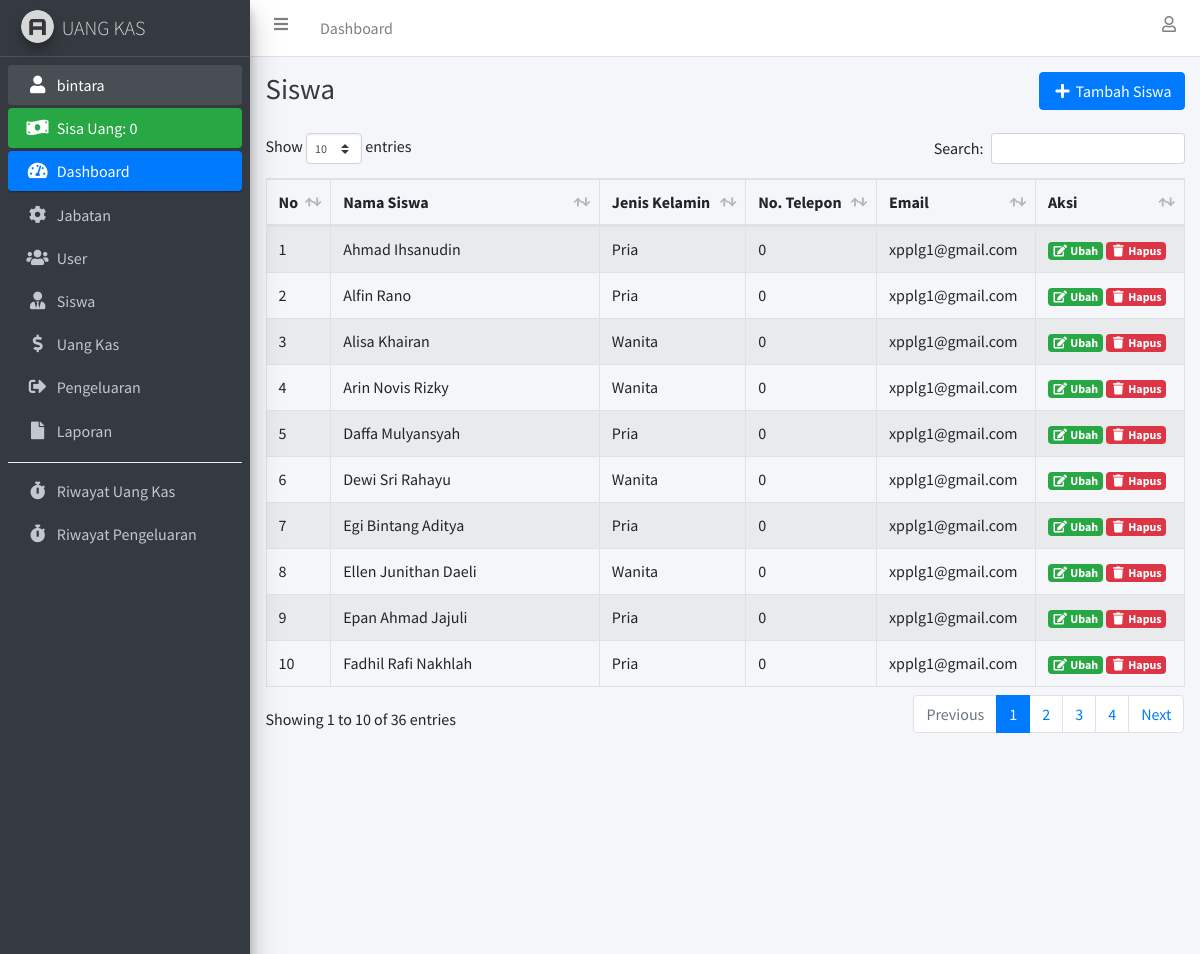
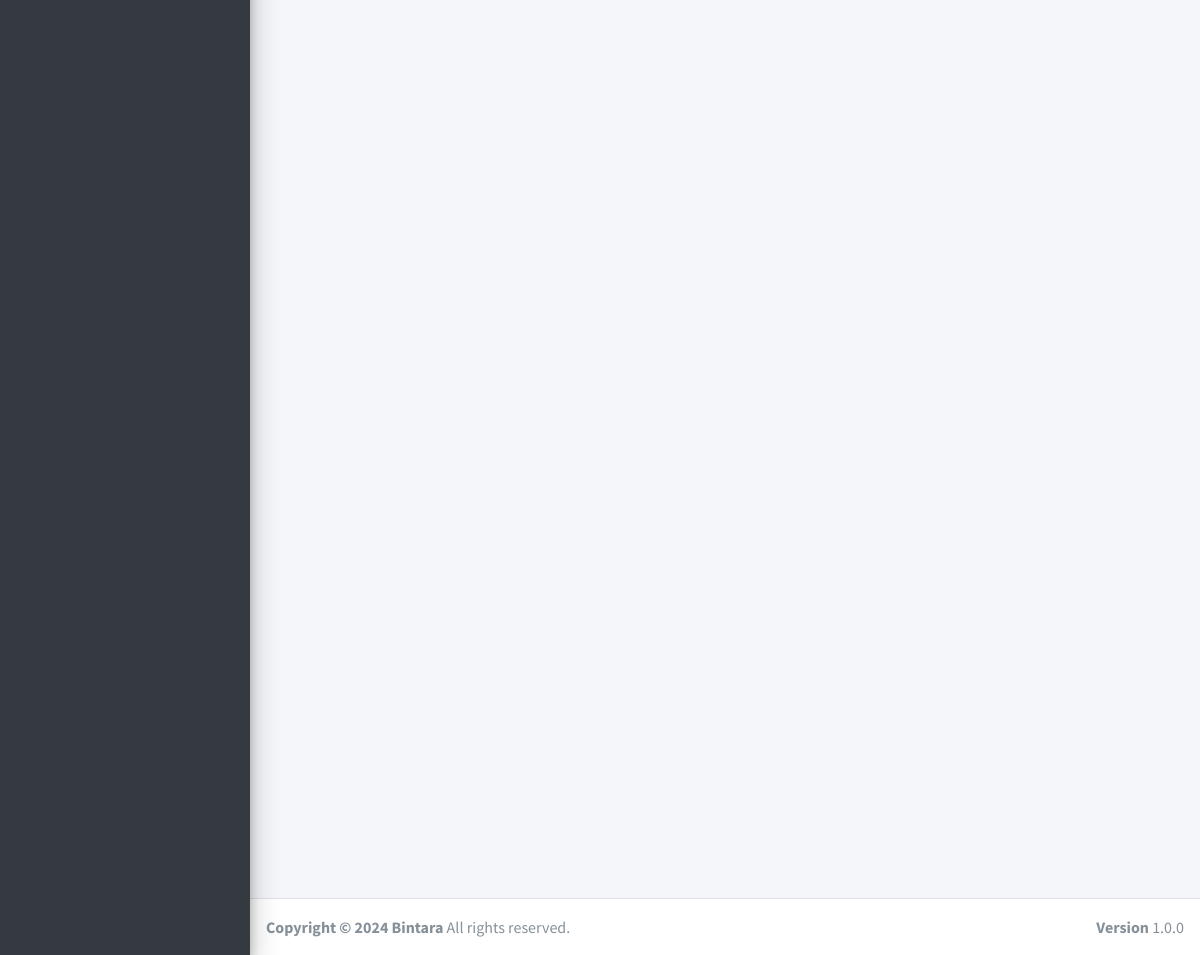
Page /siswa.php (signed in) on the committed database (2 pictures, top to bottom).
### tables this page shows
CREATE TABLE `user` (
  `id_user` int(11) NOT NULL,
  `nama_lengkap` varchar(100) NOT NULL,
  `username` varchar(100) NOT NULL,
  `password` varchar(255) NOT NULL,
  `id_jabatan` int(11) NOT NULL
);

CREATE TABLE `siswa` (
  `id_siswa` int(11) NOT NULL,
  `nama_siswa` varchar(100) NOT NULL,
  `jenis_kelamin` enum('pria','wanita') NOT NULL,
  `no_telepon` varchar(25) NOT NULL,
  `email` varchar(255) NOT NULL
);

### connection.php (called while the page is built, shortened)
<?php
	$host		= "localhost";
	$username	= "root";
	$password	= "";
	$database	= "uang_kas";
	$conn 		= mysqli_connect($host, $username, $password, $database);
if (isset($_SESSION['id_user'])) {
	function dataUser() {
		global $conn;
		$id_user = $_SESSION['id_user'];
		return mysqli_fetch_assoc(mysqli_query($conn, "SELECT * FROM user INNER JOIN jabatan ON user.id_jabatan = jabatan.id_jabatan WHERE id_user = '$id_user'"));
	}
}

### siswa.php (the view, shortened to what this page needs)
<?php
require 'connection.php';
$siswa = mysqli_query($conn, "SELECT * FROM siswa ORDER BY nama_siswa ASC");
?>
<!DOCTYPE html>
<html>
<head>
  <?php include 'include/css.php'; ?>
</head>
<body class="hold-transition sidebar-mini layout-fixed">
  <div class="wrapper">
    <?php include 'include/navbar.php'; ?>
    <?php include 'include/sidebar.php'; ?>
    <div class="content-wrapper">
      <div class="content-header">
        <div class="container-fluid">
          <div class="row justify-content-center mb-2">
            <div class="col-sm text-left">
              <h1 class="m-0 text-dark">Siswa</h1>
            </div>
            <div class="col-sm text-right">
              <?php if ($_SESSION['id_jabatan'] !== '3'): ?>
                <button type="button" class="btn btn-primary" data-toggle="modal" data-target="#tambahSiswaModal"><i class="fas fa-fw fa-plus"></i> Tambah Siswa</button>
              <?php endif ?>
            </div>
          </div>
        </div>
      </div>
      <section class="content">
        <div class="container-fluid">
          <div class="row">
            <div class="col-lg">
              <div class="table-responsive">
                <table class="table table-striped table-hover table-bordered" id="table_id">
                  <thead>
                    <tr>
                      <th>No</th>
                      <th>Nama Siswa</th>
                      <th>Jenis Kelamin</th>
                      <th>No. Telepon</th>
                      <th>Email</th>
                      <?php if ($_SESSION['id_jabatan'] !== '3'): ?>
                        <th>Aksi</th>
                      <?php endif ?>
                    </tr>
                  </thead>
                  <tbody>
                    <?php $i = 1; ?>
                    <?php foreach ($siswa as $ds): ?>
                      <tr>
                        <td><?= $i++; ?></td>
                        <td><?= ucwords(htmlspecialchars_decode($ds['nama_siswa'])); ?></td>
                        <td><?= ucwords($ds['jenis_kelamin']); ?></td>
                        <td><?= $ds['no_telepon']; ?></td>
                        <td><?= $ds['email']; ?></td>
                        <?php if ($_SESSION['id_jabatan'] !== '3'): ?>
                          <td>
                            <a href="ubah_siswa.php?id_siswa=<?= $ds['id_siswa']; ?>" class="badge badge-success" data-toggle="modal" data-target="#editSiswa<?= $ds['id_siswa']; ?>">
                              <i class="fas fa-fw fa-edit"></i> Ubah
                            </a>
                            <?php if ($_SESSION['id_jabatan'] == '1'): ?>
                              <a data-nama="<?= $ds['nama_siswa']; ?>" class="btn-delete badge badge-danger" href="hapus_siswa.php?id_siswa=<?= $ds['id_siswa']; ?>"><i class="fas fa-fw fa-trash"></i> Hapus</a>
                            <?php endif ?>
                          </td>
                        <?php endif ?>
                      </tr>
                    <?php endforeach ?>
                  </tbody>
                </table>
              </div>
            </div>
          </div>
        </div>
      </section>
    </div>
    <footer class="main-footer">
      <strong>Copyright &copy; 2024 Bintara</strong>
      All rights reserved.
      <div class="float-right d-none d-sm-inline-block">
        <b>Version</b> 1.0.0
      </div>
    </footer>
  </div>
</body>
</html>

### include/css.php (shortened to what this page needs)
<link rel="stylesheet" href="assets/vendor/bootstrap/css/bootstrap.min.css">
<link rel="stylesheet" href="assets/vendor/fontawesome-free/css/all.min.css">
<link rel="stylesheet" href="assets/vendor/adminlte/adminlte.min.css">
<link rel="stylesheet" href="assets/vendor/overlayScrollbars/css/OverlayScrollbars.min.css">
<link rel="stylesheet" href="assets/vendor/datatables/css/dataTables.bootstrap4.min.css">
<link rel="stylesheet" href="assets/vendor/fancybox/jquery.fancybox.min.css">

### include/navbar.php (shortened to what this page needs)
<nav class="main-header navbar navbar-expand navbar-white navbar-light">
  <ul class="navbar-nav">
    <li class="nav-item">
      <a class="nav-link" data-widget="pushmenu" href="#" role="button"><i class="fas fa-bars"></i></a>
    </li>
    <li class="nav-item d-none d-sm-inline-block">
      <a href="index.php" class="nav-link">Dashboard</a>
    </li>
  </ul>
  <ul class="navbar-nav ml-auto">
    <li class="nav-item dropdown">
      <a class="nav-link" data-toggle="dropdown" href="#">
        <i class="far fa-user"></i>
      </a>
    </li>
  </ul>
</nav>

### include/sidebar.php
<?php
  $dataUser = dataUser();
  $jml_pengeluaran = mysqli_fetch_assoc(mysqli_query($conn, "SELECT sum(jumlah_pengeluaran) as jml_pengeluaran FROM pengeluaran"));
  $jml_pengeluaran = $jml_pengeluaran['jml_pengeluaran'];
  $jml_uang_kas = mysqli_fetch_assoc(mysqli_query($conn, "SELECT sum(minggu_ke_1 + minggu_ke_2 + minggu_ke_3 + minggu_ke_4) as jml_uang_kas FROM uang_kas"));
  $jml_uang_kas = $jml_uang_kas['jml_uang_kas'];
?>
<aside class="main-sidebar sidebar-dark-primary elevation-4">
  <a href="index.php" class="brand-link">
    <img src="assets/img/img_properties/logo.png" alt="AdminLTE Logo" class="brand-image img-circle elevation-3" style="opacity: .8">
    <span class="brand-text font-weight-light">UANG KAS</span>
  </a>
  <div class="sidebar">
    <nav class="mt-2">
      <ul class="nav nav-pills nav-sidebar flex-column" data-widget="treeview" role="menu" data-accordion="false">
        <li class="nav-item has-treeview menu-open">
          <a href="profile.php" class="nav-link"><i class="nav-icon fas fa-fw fa-user"></i> <p><?= $dataUser['username']; ?></p></a>
        </li>
        <li class="nav-item">
          <div class="bg-success nav-link text-white">
            <i class="nav-icon fas fa-money-bill-wave"></i>
            <p>
              Sisa Uang: <?= number_format($jml_uang_kas - $jml_pengeluaran); ?>
            </p>
          </div>
        </li>
        <li class="nav-item has-treeview menu-open">
          <a href="index.php" class="nav-link active">
            <i class="nav-icon fas fa-tachometer-alt"></i>
            <p>
              Dashboard
            </p>
          </a>
        </li>
        <?php if ($dataUser['id_jabatan'] == '1'): ?>
          <li class="nav-item">
            <a href="jabatan.php" class="nav-link">
              <i class="nav-icon fas fa-cog"></i>
              <p>
                Jabatan
              </p>
            </a>
          </li>
          <li class="nav-item">
            <a href="user.php" class="nav-link">
              <i class="nav-icon fas fa-users"></i>
              <p>
                User
              </p>
            </a>
          </li>
        <?php endif ?>
        <li class="nav-item">
          <a href="siswa.php" class="nav-link">
            <i class="fas fa-user-tie nav-icon"></i>
            <p>Siswa</p>
          </a>
        </li>
        <li class="nav-item">
          <a href="uang_kas.php" class="nav-link">
            <i class="fas fa-dollar-sign nav-icon"></i>
            <p>Uang Kas</p>
          </a>
        </li>
        <li class="nav-item">
          <a href="pengeluaran.php" class="nav-link">
            <i class="fas fa-sign-out-alt nav-icon"></i>
            <p>Pengeluaran</p>
          </a>
        </li>
        <li class="nav-item">
          <a href="laporan.php" class="nav-link">
            <i class="fas fa-file nav-icon"></i>
            <p>Laporan</p>
          </a>
        </li>
        <div class="dropdown-divider"></div>
        <li class="nav-item">
          <a href="riwayat.php" class="nav-link">
            <i class="fas fa-stopwatch nav-icon"></i>
            <p>Riwayat Uang Kas</p>
          </a>
        </li>
        <li class="nav-item">
          <a href="riwayat_pengeluaran.php" class="nav-link">
            <i class="fas fa-stopwatch nav-icon"></i>
            <p>Riwayat Pengeluaran</p>
          </a>
        </li>
      </ul>
    </nav>
  </div>
</aside>

### rows in the picture
user: username "bintara"
siswa: nama_siswa "Ahmad Ihsanudin", jenis_kelamin "Pria", no_telepon "0", email "xpplg1@gmail.com"
siswa: nama_siswa "Alfin Rano", jenis_kelamin "Pria", no_telepon "0", email "xpplg1@gmail.com"
siswa: nama_siswa "Alisa Khairan", jenis_kelamin "Wanita", no_telepon "0", email "xpplg1@gmail.com"
siswa: nama_siswa "Arin Novis Rizky", jenis_kelamin "Wanita", no_telepon "0", email "xpplg1@gmail.com"
siswa: nama_siswa "Daffa Mulyansyah", jenis_kelamin "Pria", no_telepon "0", email "xpplg1@gmail.com"
siswa: nama_siswa "Dewi Sri Rahayu", jenis_kelamin "Wanita", no_telepon "0", email "xpplg1@gmail.com"
siswa: nama_siswa "Egi Bintang Aditya", jenis_kelamin "Pria", no_telepon "0", email "xpplg1@gmail.com"
siswa: nama_siswa "Ellen Junithan Daeli", jenis_kelamin "Wanita", no_telepon "0", email "xpplg1@gmail.com"
siswa: nama_siswa "Epan Ahmad Jajuli", jenis_kelamin "Pria", no_telepon "0", email "xpplg1@gmail.com"
siswa: nama_siswa "Fadhil Rafi Nakhlah", jenis_kelamin "Pria", no_telepon "0", email "xpplg1@gmail.com"

### other values in the picture
$jml_uang_kas - $jml_pengeluaran "0"
